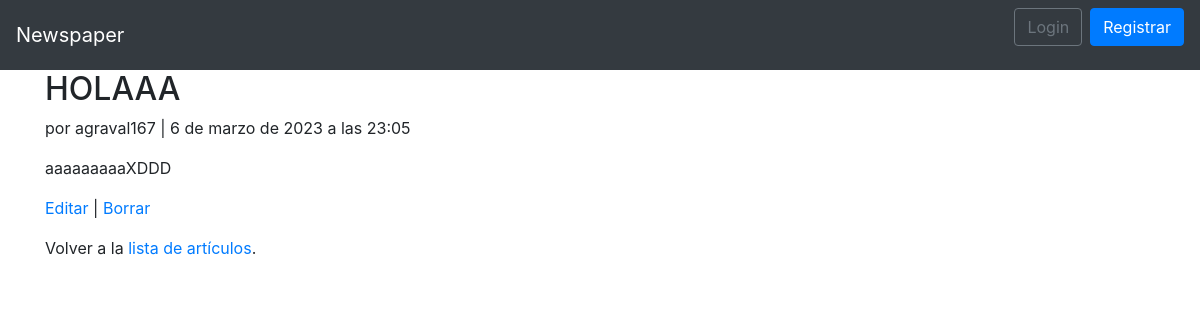
/articles/1/, run on the app's committed database.
### articles/models.py (models this page shows, shortened)
class Article(models.Model):
    title = models.CharField(max_length=255, verbose_name='Título')
    body = models.TextField(verbose_name='Cuerpo')
    date = models.DateTimeField(auto_now_add=True, verbose_name='Fecha')
    author = models.ForeignKey(
        get_user_model(),                         # ó settings.AUTH_USER_MODEL,
        on_delete=models.CASCADE,
        verbose_name='Autor'
    )

### accounts/models.py (models this page shows)
class CustomUser(AbstractUser):
    age = models.PositiveIntegerField(null=True, blank=True, verbose_name="Edad")

### articles/views.py (the view)
# urls.py: path('<int:pk>/', ArticleDetailView.as_view(), name='article_detail'),
class ArticleDetailView(DetailView):
    model = Article
    template_name = 'article_detail.html'

### templates/article_detail.html
{% extends 'base.html' %}
{% block content %}
  <div class="article-entry">
    <h2>{{ object.title }}</h2>
      <p>por {{ object.author }} | {{ object.date }}</p>
      <p>{{ object.body }}</p>
  </div>
  <p><a href="{% url 'article_edit' article.pk %}">Editar</a> | <a href="{% url 'article_delete' article.pk %}">Borrar</a></p>
  <p>Volver a la <a href="{% url 'article_list' %}">lista de artículos</a>.</p>
{% endblock content %}

### data on the page
Article: title "HOLAAA", author "agraval167", date "6 de marzo de 2023 a las 23:05", body "aaaaaaaaaXDDD"
